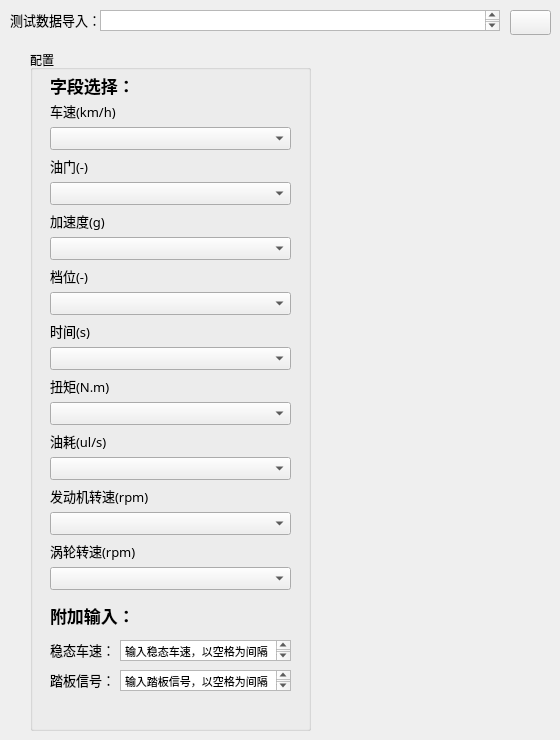
        <widget class="QWidget" name="tab_2">
         <attribute name="title">
          <string>CVT</string>
         </attribute>
         <widget class="QGroupBox" name="groupBox_5">
          <property name="geometry">
           <rect>
            <x>30</x>
            <y>50</y>
            <width>281</width>
            <height>681</height>
           </rect>
          </property>
          <property name="title">
           <string>配置</string>
          </property>
          <widget class="QWidget" name="gridLayoutWidget_2">
           <property name="geometry">
            <rect>
             <x>20</x>
             <y>20</y>
             <width>241</width>
             <height>520</height>
            </rect>
           </property>
           <layout class="QGridLayout" name="gridLayout_6">
            <item row="1" column="0">
             <layout class="QVBoxLayout" name="verticalLayout_7">
              <item>
               <widget class="QLabel" name="label_30">
                <property name="minimumSize">
                 <size>
                  <width>100</width>
                  <height>30</height>
                 </size>
                </property>
                <property name="maximumSize">
                 <size>
                  <width>400</width>
                  <height>30</height>
                 </size>
                </property>
                <property name="font">
                 <font>
                  <family>Microsoft YaHei</family>
                  <pointsize>13</pointsize>
                  <weight>75</weight>
                  <bold>true</bold>
                 </font>
                </property>
                <property name="layoutDirection">
                 <enum>Qt::LeftToRight</enum>
                </property>
                <property name="text">
                 <string>字段选择：</string>
                </property>
               </widget>
              </item>
              <item>
               <widget class="QLabel" name="label_31">
                <property name="minimumSize">
                 <size>
                  <width>100</width>
                  <height>20</height>
                 </size>
                </property>
                <property name="maximumSize">
                 <size>
                  <width>60</width>
                  <height>20</height>
                 </size>
                </property>
                <property name="font">
                 <font>
                  <family>Microsoft YaHei</family>
                  <pointsize>10</pointsize>
                 </font>
                </property>
                <property name="text">
                 <string>车速(km/h)</string>
                </property>
               </widget>
              </item>
              <item>
               <widget class="QComboBox" name="comboBox_17">
                <property name="font">
                 <font>
                  <pointsize>10</pointsize>
                 </font>
                </property>
               </widget>
              </item>
              <item>
               <widget class="QLabel" name="label_32">
                <property name="minimumSize">
                 <size>
                  <width>100</width>
                  <height>20</height>
                 </size>
                </property>
                <property name="maximumSize">
                 <size>
                  <width>60</width>
                  <height>20</height>
                 </size>
                </property>
                <property name="font">
                 <font>
                  <family>Microsoft YaHei</family>
                  <pointsize>10</pointsize>
                 </font>
                </property>
                <property name="text">
                 <string>油门(-)</string>
                </property>
               </widget>
              </item>
              <item>
               <widget class="QComboBox" name="comboBox_18">
                <property name="font">
                 <font>
                  <pointsize>10</pointsize>
                 </font>
                </property>
               </widget>
              </item>
              <item>
               <widget class="QLabel" name="label_33">
                <property name="minimumSize">
                 <size>
                  <width>100</width>
                  <height>20</height>
                 </size>
                </property>
                <property name="maximumSize">
                 <size>
                  <width>60</width>
                  <height>20</height>
                 </size>
                </property>
                <property name="font">
                 <font>
                  <family>Microsoft YaHei</family>
                  <pointsize>10</pointsize>
                 </font>
                </property>
                <property name="text">
                 <string>加速度(g)</string>
                </property>
               </widget>
              </item>
              <item>
               <widget class="QComboBox" name="comboBox_19">
                <property name="font">
                 <font>
                  <pointsize>10</pointsize>
                 </font>
                </property>
               </widget>
              </item>
              <item>
               <widget class="QLabel" name="label_34">
                <property name="minimumSize">
                 <size>
                  <width>100</width>
                  <height>20</height>
                 </size>
                </property>
                <property name="maximumSize">
                 <size>
                  <width>60</width>
                  <height>20</height>
                 </size>
                </property>
                <property name="font">
                 <font>
                  <family>Microsoft YaHei</family>
                  <pointsize>10</pointsize>
                 </font>
                </property>
                <property name="text">
                 <string>档位(-)</string>
                </property>
               </widget>
              </item>
              <item>
               <widget class="QComboBox" name="comboBox_20">
                <property name="font">
                 <font>
                  <pointsize>10</pointsize>
                 </font>
                </property>
               </widget>
              </item>
              <item>
               <widget class="QLabel" name="label_35">
                <property name="minimumSize">
                 <size>
                  <width>100</width>
                  <height>20</height>
                 </size>
                </property>
                <property name="maximumSize">
                 <size>
                  <width>60</width>
                  <height>20</height>
                 </size>
                </property>
                <property name="font">
                 <font>
                  <family>Microsoft YaHei</family>
                  <pointsize>10</pointsize>
                 </font>
                </property>
                <property name="text">
                 <string>时间(s)</string>
                </property>
               </widget>
              </item>
              <item>
               <widget class="QComboBox" name="comboBox_21">
                <property name="font">
                 <font>
                  <pointsize>10</pointsize>
                 </font>
                </property>
               </widget>
              </item>
              <item>
               <widget class="QLabel" name="label_36">
                <property name="minimumSize">
                 <size>
                  <width>100</width>
                  <height>20</height>
                 </size>
                </property>
                <property name="maximumSize">
                 <size>
                  <width>60</width>
                  <height>20</height>
                 </size>
                </property>
                <property name="font">
                 <font>
                  <family>Microsoft YaHei</family>
                  <pointsize>10</pointsize>
                 </font>
                </property>
                <property name="text">
                 <string>扭矩(N.m)</string>
                </property>
               </widget>
              </item>
              <item>
               <widget class="QComboBox" name="comboBox_22">
                <property name="font">
                 <font>
                  <pointsize>10</pointsize>
                 </font>
                </property>
               </widget>
              </item>
              <item>
               <widget class="QLabel" name="label_37">
                <property name="minimumSize">
                 <size>
                  <width>100</width>
                  <height>20</height>
                 </size>
                </property>
                <property name="maximumSize">
                 <size>
                  <width>60</width>
                  <height>20</height>
                 </size>
                </property>
                <property name="font">
                 <font>
                  <family>Microsoft YaHei</family>
                  <pointsize>10</pointsize>
                 </font>
                </property>
                <property name="text">
                 <string>油耗(ul/s)</string>
                </property>
               </widget>
              </item>
              <item>
               <widget class="QComboBox" name="comboBox_23">
                <property name="font">
                 <font>
                  <pointsize>10</pointsize>
                 </font>
                </property>
               </widget>
              </item>
              <item>
               <widget class="QLabel" name="label_38">
                <property name="minimumSize">
                 <size>
                  <width>100</width>
                  <height>20</height>
                 </size>
                </property>
                <property name="maximumSize">
                 <size>
                  <width>60</width>
                  <height>20</height>
                 </size>
                </property>
                <property name="font">
                 <font>
                  <family>Microsoft YaHei</family>
                  <pointsize>10</pointsize>
                 </font>
                </property>
                <property name="text">
                 <string>发动机转速(rpm)</string>
                </property>
               </widget>
              </item>
              <item>
               <widget class="QComboBox" name="comboBox_24">
                <property name="font">
                 <font>
                  <pointsize>10</pointsize>
                 </font>
                </property>
               </widget>
              </item>
              <item>
               <widget class="QLabel" name="label_43">
                <property name="minimumSize">
                 <size>
                  <width>100</width>
                  <height>20</height>
                 </size>
                </property>
                <property name="maximumSize">
                 <size>
                  <width>60</width>
                  <height>20</height>
                 </size>
                </property>
                <property name="font">
                 <font>
                  <family>Microsoft YaHei</family>
                  <pointsize>10</pointsize>
                 </font>
                </property>
                <property name="text">
                 <string>涡轮转速(rpm)</string>
                </property>
               </widget>
              </item>
              <item>
               <widget class="QComboBox" name="comboBox_25">
                <property name="font">
                 <font>
                  <pointsize>10</pointsize>
                 </font>
                </property>
               </widget>
              </item>
             </layout>
            </item>
           </layout>
          </widget>
          <widget class="QLabel" name="label_39">
           <property name="geometry">
            <rect>
             <x>20</x>
             <y>620</y>
             <width>100</width>
             <height>20</height>
            </rect>
           </property>
           <property name="minimumSize">
            <size>
             <width>100</width>
             <height>20</height>
            </size>
           </property>
           <property name="maximumSize">
            <size>
             <width>60</width>
             <height>20</height>
            </size>
           </property>
           <property name="font">
            <font>
             <family>Microsoft YaHei</family>
             <pointsize>10</pointsize>
            </font>
           </property>
           <property name="text">
            <string>踏板信号：</string>
           </property>
          </widget>
          <widget class="QLabel" name="label_40">
           <property name="geometry">
            <rect>
             <x>20</x>
             <y>590</y>
             <width>100</width>
             <height>20</height>
            </rect>
           </property>
           <property name="minimumSize">
            <size>
             <width>100</width>
             <height>20</height>
            </size>
           </property>
           <property name="maximumSize">
            <size>
             <width>60</width>
             <height>20</height>
            </size>
           </property>
           <property name="font">
            <font>
             <family>Microsoft YaHei</family>
             <pointsize>10</pointsize>
            </font>
           </property>
           <property name="text">
            <string>稳态车速：</string>
           </property>
          </widget>
          <widget class="QTextEdit" name="textEdit_3">
           <property name="geometry">
            <rect>
             <x>90</x>
             <y>620</y>
             <width>171</width>
             <height>21</height>
            </rect>
           </property>
           <property name="html">
            <string>&lt;!DOCTYPE HTML PUBLIC &quot;-//W3C//DTD HTML 4.0//EN&quot; &quot;http://www.w3.org/TR/REC-html40/strict.dtd&quot;&gt;
&lt;html&gt;&lt;head&gt;&lt;meta name=&quot;qrichtext&quot; content=&quot;1&quot; /&gt;&lt;style type=&quot;text/css&quot;&gt;
p, li { white-space: pre-wrap; }
&lt;/style&gt;&lt;/head&gt;&lt;body style=&quot; font-family:'MS Shell Dlg 2'; font-size:8.25pt; font-weight:400; font-style:normal;&quot;&gt;
&lt;p style=&quot; margin-top:0px; margin-bottom:0px; margin-left:0px; margin-right:0px; -qt-block-indent:0; text-indent:0px;&quot;&gt;输入踏板信号，以空格为间隔&lt;/p&gt;&lt;/body&gt;&lt;/html&gt;</string>
           </property>
          </widget>
          <widget class="QTextEdit" name="textEdit_4">
           <property name="geometry">
            <rect>
             <x>90</x>
             <y>590</y>
             <width>171</width>
             <height>21</height>
            </rect>
           </property>
           <property name="html">
            <string>&lt;!DOCTYPE HTML PUBLIC &quot;-//W3C//DTD HTML 4.0//EN&quot; &quot;http://www.w3.org/TR/REC-html40/strict.dtd&quot;&gt;
&lt;html&gt;&lt;head&gt;&lt;meta name=&quot;qrichtext&quot; content=&quot;1&quot; /&gt;&lt;style type=&quot;text/css&quot;&gt;
p, li { white-space: pre-wrap; }
&lt;/style&gt;&lt;/head&gt;&lt;body style=&quot; font-family:'MS Shell Dlg 2'; font-size:8.25pt; font-weight:400; font-style:normal;&quot;&gt;
&lt;p style=&quot; margin-top:0px; margin-bottom:0px; margin-left:0px; margin-right:0px; -qt-block-indent:0; text-indent:0px;&quot;&gt;输入稳态车速，以空格为间隔&lt;/p&gt;&lt;/body&gt;&lt;/html&gt;</string>
           </property>
          </widget>
          <widget class="QLabel" name="label_41">
           <property name="geometry">
            <rect>
             <x>20</x>
             <y>550</y>
             <width>237</width>
             <height>30</height>
            </rect>
           </property>
           <property name="minimumSize">
            <size>
             <width>100</width>
             <height>30</height>
            </size>
           </property>
           <property name="maximumSize">
            <size>
             <width>400</width>
             <height>30</height>
            </size>
           </property>
           <property name="font">
            <font>
             <family>Microsoft YaHei</family>
             <pointsize>13</pointsize>
             <weight>75</weight>
             <bold>true</bold>
            </font>
           </property>
           <property name="layoutDirection">
            <enum>Qt::LeftToRight</enum>
           </property>
           <property name="text">
            <string>附加输入：</string>
           </property>
          </widget>
         </widget>
         <widget class="QPushButton" name="Input_Test_data_4">
          <property name="geometry">
           <rect>
            <x>510</x>
            <y>10</y>
            <width>41</width>
            <height>25</height>
           </rect>
          </property>
          <property name="sizePolicy">
           <sizepolicy hsizetype="Fixed" vsizetype="Fixed">
            <horstretch>0</horstretch>
            <verstretch>0</verstretch>
           </sizepolicy>
          </property>
          <property name="minimumSize">
           <size>
            <width>40</width>
            <height>25</height>
           </size>
          </property>
          <property name="styleSheet">
           <string notr="true">QPushButton{border-image: url(./Image/file.png);}
</string>
          </property>
          <property name="text">
           <string/>
          </property>
         </widget>
         <widget class="QPlainTextEdit" name="plainTextEdit_8">
          <property name="geometry">
           <rect>
            <x>100</x>
            <y>10</y>
            <width>400</width>
            <height>21</height>
           </rect>
          </property>
          <property name="sizePolicy">
           <sizepolicy hsizetype="Fixed" vsizetype="Expanding">
            <horstretch>0</horstretch>
            <verstretch>0</verstretch>
           </sizepolicy>
          </property>
          <property name="maximumSize">
           <size>
            <width>400</width>
            <height>30</height>
           </size>
          </property>
         </widget>
         <widget class="QLabel" name="label_42">
          <property name="geometry">
           <rect>
            <x>10</x>
            <y>10</y>
            <width>100</width>
            <height>20</height>
           </rect>
          </property>
          <property name="minimumSize">
           <size>
            <width>100</width>
            <height>20</height>
           </size>
          </property>
          <property name="maximumSize">
           <size>
            <width>60</width>
            <height>20</height>
           </size>
          </property>
          <property name="font">
           <font>
            <family>Microsoft YaHei</family>
            <pointsize>10</pointsize>
           </font>
          </property>
          <property name="text">
           <string>测试数据导入：</string>
          </property>
         </widget>
        </widget>
